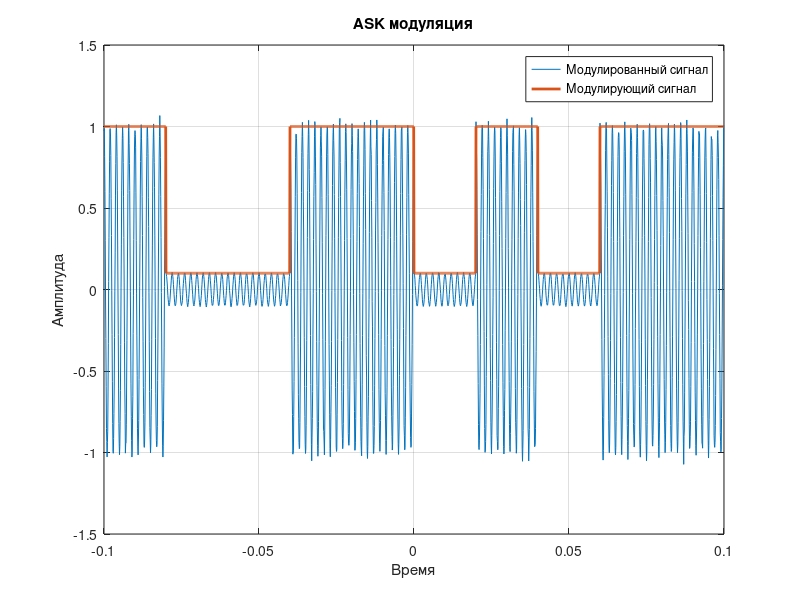
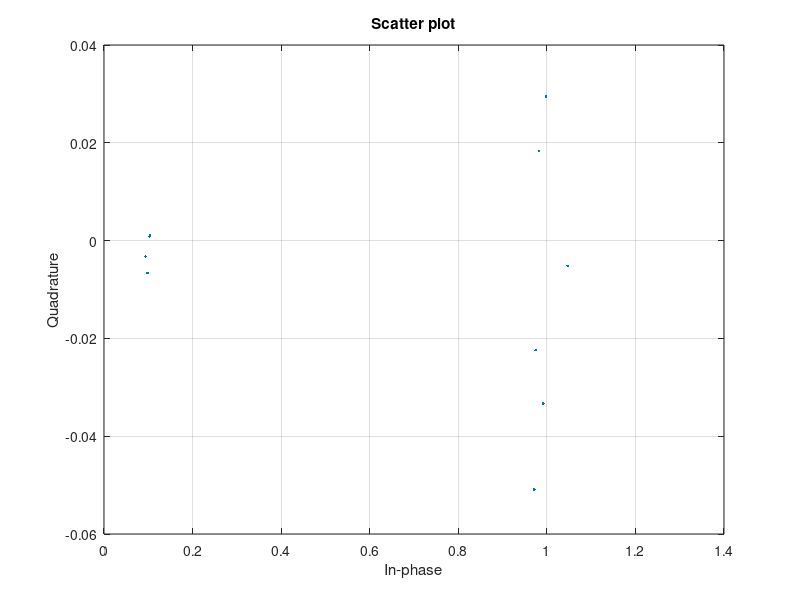

Here is the MATLAB script that generated these plots, in order:
clear, clc, close all
fs = 10000;
ts = -0.1 : 1/fs : 0.1-1/fs;
N = length(ts);

fc = cos(2*pi*500*ts);
fc = awgn(fc,30); %% nhieu 

n_for_bit = 200;

code = [1 0.1 0.1 1 1 0.1 1 0.1 1 1];

fm = zeros(1,N);
for i=1:length(code)
    for j=n_for_bit*(i-1)+1:n_for_bit*i
        fm(j) = code(i);
    end
end

x = fc.*fm;

plot(ts,x,'LineWidth',0.5), grid on, hold on
plot(ts,fm,'LineWidth',2), grid on
title ('ASK модуляция')
xlabel('Время'), ylabel('Амплитуда')
legend({'Модулированный сигнал';'Модулирующий сигнал'})

scatterplot(hilbert(x),n_for_bit,round(n_for_bit/2)), grid on

h = hilbert(x);